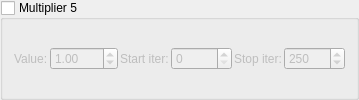
    <widget class="MyGroupBox" name="groupCheck_transf_function_enabledCz_false">
     <property name="title"><string>Multiplier 5</string></property>
     <property name="checkable"><bool>true</bool></property>
     <property name="checked"><bool>false</bool></property>
     <layout class="QGridLayout" name="gridLayout_mult5">
      <property name="spacing"><number>2</number></property>
      <item row="0" column="0">
       <widget class="QLabel"><property name="text"><string>Value:</string></property></widget>
      </item>
      <item row="0" column="1">
       <widget class="MyDoubleSpinBox" name="spinbox_transf_scale_16">
        <property name="minimum"><double>-100.0</double></property><property name="maximum"><double>100.0</double></property>
        <property name="singleStep"><double>0.01</double></property><property name="value"><double>1.0</double></property>
       </widget>
      </item>
      <item row="0" column="2">
       <widget class="QLabel"><property name="text"><string>Start iter:</string></property></widget>
      </item>
      <item row="0" column="3">
       <widget class="MySpinBox" name="spinboxInt_transf_start_iterations_F">
        <property name="minimum"><number>0</number></property><property name="maximum"><number>10000</number></property>
        <property name="value"><number>0</number></property>
       </widget>
      </item>
      <item row="0" column="4">
       <widget class="QLabel"><property name="text"><string>Stop iter:</string></property></widget>
      </item>
      <item row="0" column="5">
       <widget class="MySpinBox" name="spinboxInt_transf_stop_iterations_F">
        <property name="minimum"><number>0</number></property><property name="maximum"><number>10000</number></property>
        <property name="value"><number>250</number></property>
       </widget>
      </item>
     </layout>
    </widget>
